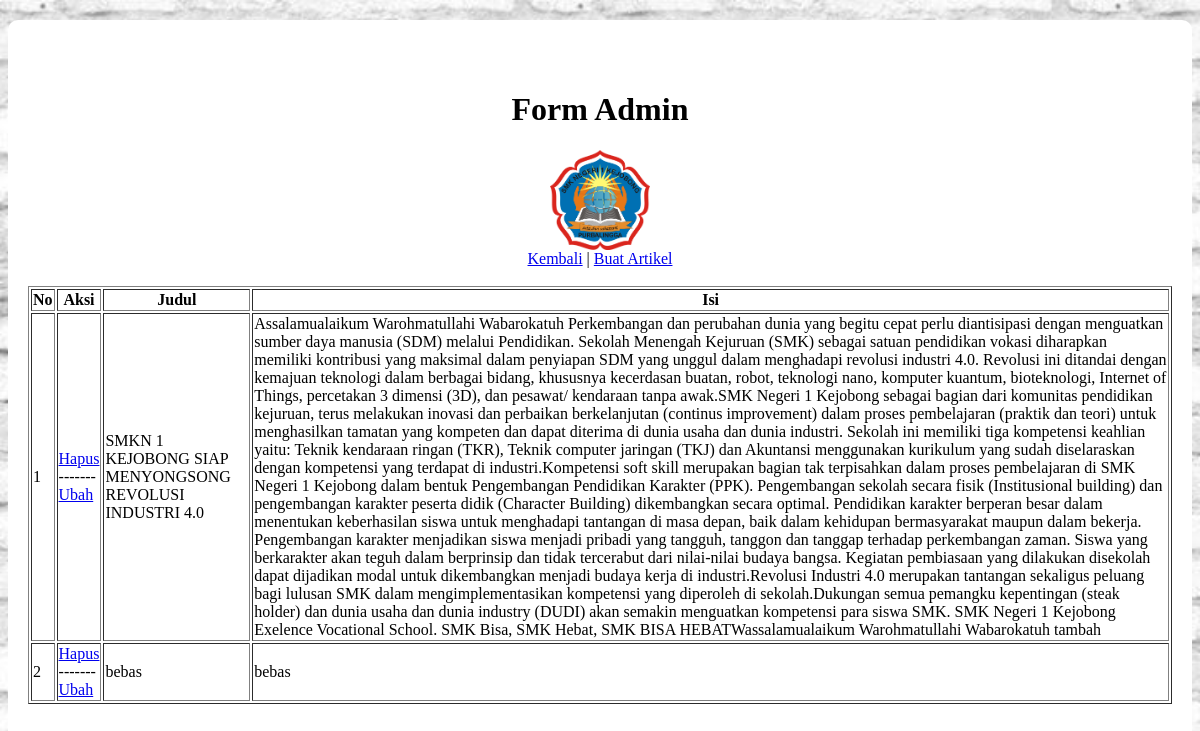
The page /adminartikel.php (signed in) on the database its author committed.
### tables this page shows
CREATE TABLE `article` (
  `id` int(11) NOT NULL,
  `judul` varchar(255) NOT NULL,
  `isi` text NOT NULL
);

### adminartikel.php (the view, shortened to what this page needs)
<?php
    require 'function.php';
    $result = mysqli_query($conn, "SELECT * FROM article");
?>
<html lang="en">
<head>
    <link rel="stylesheet" href="css/form.css">
</head>
<body>
    <div class="forms" style="height: auto; width:auto; padding:50px 20px;">
        <h1>Form Admin</h1>
        <img src="aset/smk.png" alt="">
        <br>
        <a href="admin.php">Kembali</a><span> |</span>
        <a href="buatartikel.php">Buat Artikel</a>
        <br><br>
        <table border="1px solid white">
        <tr>
            <th>No</th>
            <th>Aksi</th>
            <th>Judul</th>
            <th>Isi</th>
        </tr>
        <?php $i=1; ?>
        <?php while($dow=mysqli_fetch_assoc($result)) : ?>
        <tr>
            <td><?= $i; ?></td>
            <td>
                <a href="hapusartikel.php?id=<?= $dow['id']; ?>" onclick="return confirm('YAKINN');">Hapus</a>
                <br>
                <span>-------</span>
                <br>
                <a href=ubah.php?id=<?= $dow['id']; ?>">Ubah</a>
            </td>
            <td><?= $dow['judul']; ?></td>
            <td><?= $dow['isi']; ?></td>
        </tr>
        <?php $i++; ?>
        <?php endwhile; ?>
        </table>
    </div>
</body>
</html>

### css/form.css (style rules this page uses)
body { background-image: url(../aset/bata.jpg); background-size: cover; text-align: center; }
.forms { background-color: white; width: 250px; height: auto; margin: 20px auto; padding: 10px 10px; border-radius: 10px; }
.forms img { width: 100px; height: 100px; }

### rows shown on the page
article: judul "SMKN 1 KEJOBONG SIAP MENYONGSONG REVOLUSI INDUSTRI 4.0", isi "Assalamualaikum Warohmatullahi Wabarokatuh Perkembangan dan perubahan dunia yang begitu cepat perlu diantisipasi dengan menguatkan sumber daya manusia (SDM) melalui Pendidikan. Sekolah Menengah Kejuruan (SMK) sebagai satuan pendidikan vokasi diharapkan memiliki kontribusi yang maksimal dalam penyiapan SDM yang unggul dalam menghadapi revolusi industri 4.0. Revolusi ini ditandai dengan kemajuan teknologi dalam berbagai bidang, khususnya kecerdasan buatan, robot, teknologi nano, komputer kuantum, bioteknologi, Internet of Things, percetakan 3 dimensi (3D), dan pesawat/ kendaraan tanpa awak.SMK Negeri 1 Kejobong sebagai bagian dari komunitas pendidikan kejuruan, terus melakukan inovasi dan…"
article: judul "bebas", isi "bebas"
